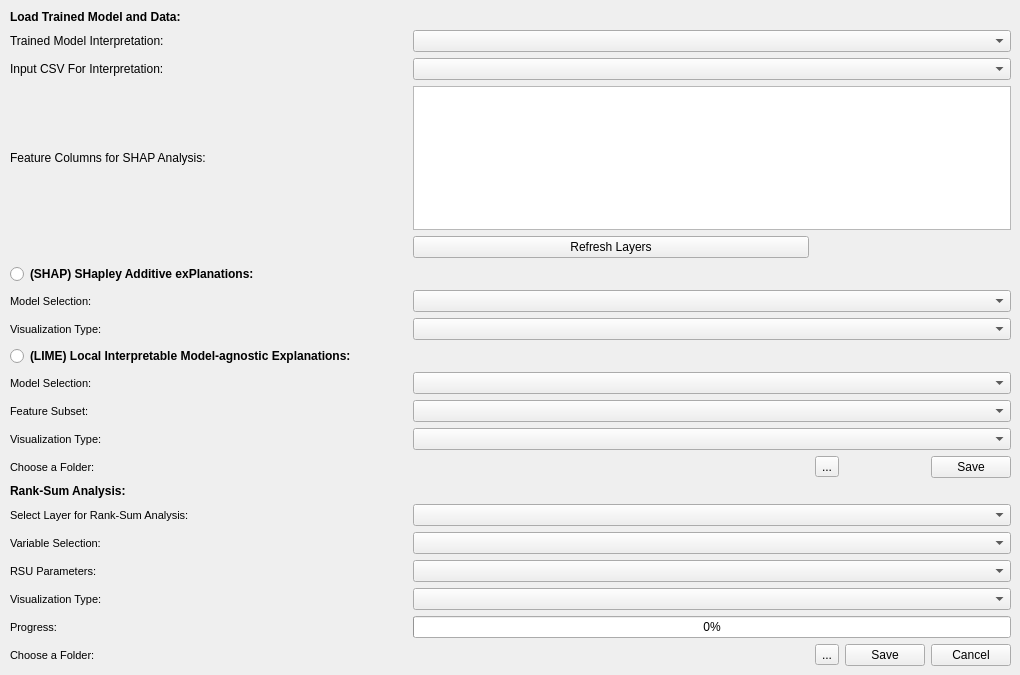
   <widget class="QWidget" name="tInterpretResults">
    <property name="sizePolicy">
     <sizepolicy hsizetype="Expanding" vsizetype="Expanding">
      <horstretch>0</horstretch>
      <verstretch>0</verstretch>
     </sizepolicy>
    </property>
    <property name="minimumSize">
     <size>
      <width>750</width>
      <height>500</height>
     </size>
    </property>
    <property name="maximumSize">
     <size>
      <width>1200</width>
      <height>850</height>
     </size>
    </property>
    <property name="sizeIncrement">
     <size>
      <width>1</width>
      <height>1</height>
     </size>
    </property>
    <property name="baseSize">
     <size>
      <width>1000</width>
      <height>750</height>
     </size>
    </property>
    <attribute name="title">
     <string>Interpret Results</string>
    </attribute>
    <widget class="QWidget" name="layoutWidget_9">
     <property name="geometry">
      <rect>
       <x>10</x>
       <y>10</y>
       <width>1001</width>
       <height>656</height>
      </rect>
     </property>
     <layout class="QGridLayout" name="gLInterpretResults">
      <item row="14" column="0" alignment="Qt::AlignLeft">
       <widget class="QLabel" name="lChooseFolderStatisticalAnalysisSHAPLIME">
        <property name="font">
         <font>
          <pointsize>8</pointsize>
         </font>
        </property>
        <property name="text">
         <string>Choose a Folder:</string>
        </property>
       </widget>
      </item>
      <item row="12" column="0" alignment="Qt::AlignLeft">
       <widget class="QLabel" name="lLIMEFeatureSubset">
        <property name="font">
         <font>
          <pointsize>8</pointsize>
         </font>
        </property>
        <property name="text">
         <string>Feature Subset:</string>
        </property>
       </widget>
      </item>
      <item row="0" column="0">
       <widget class="QLabel" name="lLoadTrainedModelandData">
        <property name="font">
         <font>
          <pointsize>9</pointsize>
          <weight>75</weight>
          <bold>true</bold>
         </font>
        </property>
        <property name="text">
         <string>Load Trained Model and Data:</string>
        </property>
       </widget>
      </item>
      <item row="2" column="0">
       <widget class="QLabel" name="lInputCSVForInterpretation">
        <property name="text">
         <string>Input CSV For Interpretation:</string>
        </property>
       </widget>
      </item>
      <item row="11" column="0" alignment="Qt::AlignLeft">
       <widget class="QLabel" name="lLIMEModelSelection">
        <property name="font">
         <font>
          <pointsize>8</pointsize>
         </font>
        </property>
        <property name="text">
         <string>Model Selection:</string>
        </property>
       </widget>
      </item>
      <item row="8" column="0" alignment="Qt::AlignLeft">
       <widget class="QLabel" name="lSHAPVisualizationType">
        <property name="font">
         <font>
          <pointsize>8</pointsize>
         </font>
        </property>
        <property name="text">
         <string>Visualization Type:</string>
        </property>
       </widget>
      </item>
      <item row="14" column="4">
       <widget class="QPushButton" name="pBStatisticalAnalysisSaveSHAPLIME">
        <property name="text">
         <string>Save</string>
        </property>
        <property name="icon">
         <iconset>
          <normaloff>Icons/Save.svg</normaloff>Icons/Save.svg</iconset>
        </property>
       </widget>
      </item>
      <item row="2" column="1" colspan="4">
       <widget class="QComboBox" name="cBInputCSVForInterpretation"/>
      </item>
      <item row="24" column="4">
       <widget class="QPushButton" name="pBStatisticalAnalysisCancel">
        <property name="sizePolicy">
         <sizepolicy hsizetype="Maximum" vsizetype="Fixed">
          <horstretch>0</horstretch>
          <verstretch>0</verstretch>
         </sizepolicy>
        </property>
        <property name="text">
         <string>Cancel</string>
        </property>
        <property name="icon">
         <iconset>
          <normaloff>Icons/Cancel.svg</normaloff>Icons/Cancel.svg</iconset>
        </property>
       </widget>
      </item>
      <item row="9" column="0" colspan="5" alignment="Qt::AlignLeft">
       <widget class="QRadioButton" name="rBLIME">
        <property name="font">
         <font>
          <pointsize>9</pointsize>
          <weight>75</weight>
          <bold>true</bold>
         </font>
        </property>
        <property name="text">
         <string>(LIME) Local Interpretable Model-agnostic Explanations:</string>
        </property>
       </widget>
      </item>
      <item row="4" column="1">
       <widget class="QPushButton" name="pBRefreshLayersInterpretResults">
        <property name="text">
         <string>Refresh Layers</string>
        </property>
       </widget>
      </item>
      <item row="18" column="0">
       <widget class="QLabel" name="lSelectCSVLayerforRSAnalysis">
        <property name="font">
         <font>
          <pointsize>8</pointsize>
         </font>
        </property>
        <property name="text">
         <string>Select Layer for Rank-Sum Analysis:</string>
        </property>
       </widget>
      </item>
      <item row="21" column="1" colspan="4">
       <widget class="QComboBox" name="cBRSUParameters">
        <property name="sizePolicy">
         <sizepolicy hsizetype="Expanding" vsizetype="Fixed">
          <horstretch>0</horstretch>
          <verstretch>0</verstretch>
         </sizepolicy>
        </property>
       </widget>
      </item>
      <item row="13" column="1" colspan="4">
       <widget class="QComboBox" name="cBLIMEVisualizationType">
        <property name="sizePolicy">
         <sizepolicy hsizetype="Expanding" vsizetype="Fixed">
          <horstretch>0</horstretch>
          <verstretch>0</verstretch>
         </sizepolicy>
        </property>
       </widget>
      </item>
      <item row="20" column="1" colspan="4">
       <widget class="QComboBox" name="cBRSUVariableSelection">
        <property name="sizePolicy">
         <sizepolicy hsizetype="Expanding" vsizetype="Fixed">
          <horstretch>0</horstretch>
          <verstretch>0</verstretch>
         </sizepolicy>
        </property>
       </widget>
      </item>
      <item row="5" column="0" colspan="5" alignment="Qt::AlignLeft">
       <widget class="QRadioButton" name="rBSHAP">
        <property name="font">
         <font>
          <pointsize>9</pointsize>
          <weight>75</weight>
          <bold>true</bold>
         </font>
        </property>
        <property name="text">
         <string>(SHAP) SHapley Additive exPlanations:</string>
        </property>
       </widget>
      </item>
      <item row="8" column="1" colspan="4">
       <widget class="QComboBox" name="cBSHAPVisualizationType">
        <property name="sizePolicy">
         <sizepolicy hsizetype="Expanding" vsizetype="Fixed">
          <horstretch>0</horstretch>
          <verstretch>0</verstretch>
         </sizepolicy>
        </property>
       </widget>
      </item>
      <item row="24" column="3">
       <widget class="QPushButton" name="pBStatisticalAnalysisSaveRankSum">
        <property name="sizePolicy">
         <sizepolicy hsizetype="Maximum" vsizetype="Fixed">
          <horstretch>0</horstretch>
          <verstretch>0</verstretch>
         </sizepolicy>
        </property>
        <property name="text">
         <string>Save</string>
        </property>
        <property name="icon">
         <iconset>
          <normaloff>Icons/Save.svg</normaloff>Icons/Save.svg</iconset>
        </property>
       </widget>
      </item>
      <item row="17" column="0" colspan="5" alignment="Qt::AlignLeft">
       <widget class="QLabel" name="lRankSumAnalysis">
        <property name="font">
         <font>
          <pointsize>9</pointsize>
          <weight>75</weight>
          <bold>true</bold>
         </font>
        </property>
        <property name="text">
         <string>Rank-Sum Analysis:</string>
        </property>
       </widget>
      </item>
      <item row="1" column="1" colspan="4">
       <widget class="QComboBox" name="cBTrainedModelInterpretation"/>
      </item>
      <item row="23" column="1" colspan="4">
       <widget class="QProgressBar" name="pBStatisticalAnalysis">
        <property name="value">
         <number>0</number>
        </property>
       </widget>
      </item>
      <item row="1" column="0">
       <widget class="QLabel" name="lTrainedModelInterpretation">
        <property name="text">
         <string>Trained Model Interpretation:</string>
        </property>
       </widget>
      </item>
      <item row="23" column="0" alignment="Qt::AlignLeft">
       <widget class="QLabel" name="lProgressStatisticalAnalysis">
        <property name="font">
         <font>
          <pointsize>8</pointsize>
         </font>
        </property>
        <property name="text">
         <string>Progress:</string>
        </property>
       </widget>
      </item>
      <item row="22" column="0" alignment="Qt::AlignLeft">
       <widget class="QLabel" name="lRSUVisualizationType">
        <property name="font">
         <font>
          <pointsize>8</pointsize>
         </font>
        </property>
        <property name="text">
         <string>Visualization Type:</string>
        </property>
       </widget>
      </item>
      <item row="12" column="1" colspan="4">
       <widget class="QComboBox" name="cBLIMEFeatureSubset">
        <property name="sizePolicy">
         <sizepolicy hsizetype="Expanding" vsizetype="Fixed">
          <horstretch>0</horstretch>
          <verstretch>0</verstretch>
         </sizepolicy>
        </property>
       </widget>
      </item>
      <item row="11" column="1" colspan="4">
       <widget class="QComboBox" name="cBLIMEModelSelection">
        <property name="sizePolicy">
         <sizepolicy hsizetype="Expanding" vsizetype="Fixed">
          <horstretch>0</horstretch>
          <verstretch>0</verstretch>
         </sizepolicy>
        </property>
       </widget>
      </item>
      <item row="24" column="0" alignment="Qt::AlignLeft">
       <widget class="QLabel" name="lChooseFolderStatisticalAnalysisRankSum">
        <property name="font">
         <font>
          <pointsize>8</pointsize>
         </font>
        </property>
        <property name="text">
         <string>Choose a Folder:</string>
        </property>
       </widget>
      </item>
      <item row="20" column="0" alignment="Qt::AlignLeft">
       <widget class="QLabel" name="lRSUVariableSelection">
        <property name="font">
         <font>
          <pointsize>8</pointsize>
         </font>
        </property>
        <property name="text">
         <string>Variable Selection:</string>
        </property>
       </widget>
      </item>
      <item row="14" column="2">
       <widget class="QToolButton" name="tBChooseFolderStatisticalAnalysisSHAPLIME">
        <property name="text">
         <string>...</string>
        </property>
       </widget>
      </item>
      <item row="18" column="1" colspan="4">
       <widget class="QComboBox" name="cBSelectCSVLayerforRSAnalysis">
        <property name="sizePolicy">
         <sizepolicy hsizetype="Expanding" vsizetype="Fixed">
          <horstretch>0</horstretch>
          <verstretch>0</verstretch>
         </sizepolicy>
        </property>
       </widget>
      </item>
      <item row="21" column="0" alignment="Qt::AlignLeft">
       <widget class="QLabel" name="lRSUParameters">
        <property name="font">
         <font>
          <pointsize>8</pointsize>
         </font>
        </property>
        <property name="text">
         <string>RSU Parameters:</string>
        </property>
       </widget>
      </item>
      <item row="24" column="2">
       <widget class="QToolButton" name="tBChooseFolderStatisticalAnalysisRankSum">
        <property name="text">
         <string>...</string>
        </property>
       </widget>
      </item>
      <item row="7" column="0" alignment="Qt::AlignLeft">
       <widget class="QLabel" name="lSHAPModelSelection">
        <property name="font">
         <font>
          <pointsize>8</pointsize>
         </font>
        </property>
        <property name="text">
         <string>Model Selection:</string>
        </property>
       </widget>
      </item>
      <item row="7" column="1" colspan="4">
       <widget class="QComboBox" name="cBSHAPModelSelection">
        <property name="sizePolicy">
         <sizepolicy hsizetype="Expanding" vsizetype="Fixed">
          <horstretch>0</horstretch>
          <verstretch>0</verstretch>
         </sizepolicy>
        </property>
       </widget>
      </item>
      <item row="13" column="0" alignment="Qt::AlignLeft">
       <widget class="QLabel" name="lLIMEVisualizationType">
        <property name="font">
         <font>
          <pointsize>8</pointsize>
         </font>
        </property>
        <property name="text">
         <string>Visualization Type:</string>
        </property>
       </widget>
      </item>
      <item row="22" column="1" colspan="4">
       <widget class="QComboBox" name="cBRSUVisualizationType">
        <property name="sizePolicy">
         <sizepolicy hsizetype="Expanding" vsizetype="Fixed">
          <horstretch>0</horstretch>
          <verstretch>0</verstretch>
         </sizepolicy>
        </property>
       </widget>
      </item>
      <item row="3" column="1" colspan="4">
       <widget class="QListWidget" name="lWFeatureColumnsSHAP">
        <property name="selectionMode">
         <enum>QAbstractItemView::MultiSelection</enum>
        </property>
       </widget>
      </item>
      <item row="3" column="0">
       <widget class="QLabel" name="lFeatureColumnsSHAP">
        <property name="text">
         <string>Feature Columns for SHAP Analysis:</string>
        </property>
       </widget>
      </item>
     </layout>
    </widget>
   </widget>
